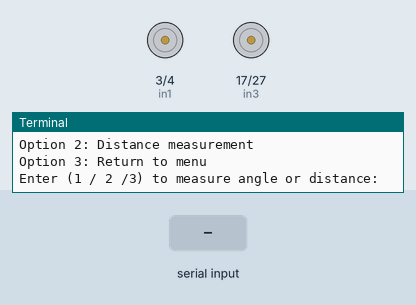
Recording of a program running on a simulated Raspberry Pi (BCM pin numbers). On the bench: motor-driver pin pairs drawn as motors (green arrow = first pin HIGH = forward, orange = second pin HIGH = backward, longer = more drive, scaled by the enable pin), the last lines printed to the terminal. Inputs (shaded band) come from the test bench.

Above: at 1.2 s.
1.3 s: "0" typed at the terminal, then Enter
2.8 s: "1" typed at the terminal, then Enter
4.3 s: "r" typed at the terminal, then Enter
5.8 s: "2" typed at the terminal, then Enter
At 5.92 s:
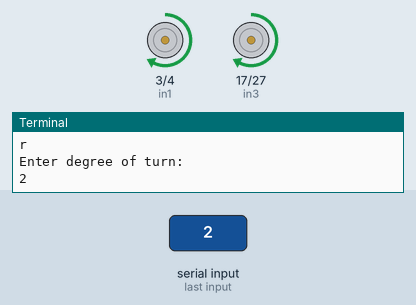
Timing chart, 0 to 8.5 s (numbered marks = the images above; inputs shaded):
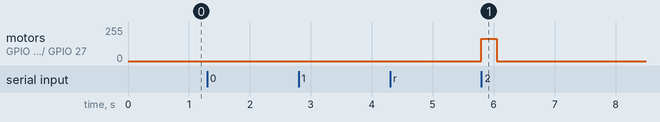

The program:

27_2_2025_ARFinal.py
```python
import RPi.GPIO as GPIO
import time
from time import sleep
import sys
import math

enA = 2
enB = 22
in1 = 3
in2 = 4
in3 = 17
in4 = 27
rotR= 5
rotL= 6

#setup
GPIO.setmode(GPIO.BCM)

#setup Motor Driver
GPIO.setup(enA,GPIO.OUT)
GPIO.setup(enB,GPIO.OUT)

GPIO.setup(in1,GPIO.OUT)
GPIO.setup(in2,GPIO.OUT)
GPIO.setup(in3,GPIO.OUT)
GPIO.setup(in4,GPIO.OUT)

GPIO.output(in1,GPIO.LOW)
GPIO.output(in2,GPIO.LOW)
GPIO.output(in3,GPIO.LOW)
GPIO.output(in4,GPIO.LOW)

RIGHT = GPIO.PWM(enA,1000) #frequency = 1000Hz
LEFT = GPIO.PWM(enB,1000)

RIGHT.start(0)
LEFT.start(0)

GPIO.setup(rotR, GPIO.IN, pull_up_down=GPIO.PUD_DOWN) #rotary
GPIO.setup(rotL, GPIO.IN, pull_up_down=GPIO.PUD_DOWN)

pulseCountL = 0
pulseCountR = 0
offCountR = 0
offCountL = 0
eqDistL = 0
eqDistR = 0
wheelCircumference = 2 * 3 * 3; # Circumference (radius = 3 cm)

def forward(speed):
    RIGHT.ChangeDutyCycle(speed)
    LEFT.ChangeDutyCycle(speed)
    GPIO.output(in1, GPIO.LOW)
    GPIO.output(in2, GPIO.HIGH)
    GPIO.output(in3, GPIO.HIGH)
    GPIO.output(in4, GPIO.LOW)

def backward(speed):
    RIGHT.ChangeDutyCycle(speed)
    LEFT.ChangeDutyCycle(speed)
    GPIO.output(in1, GPIO.HIGH)
    GPIO.output(in2, GPIO.LOW)
    GPIO.output(in3, GPIO.LOW)
    GPIO.output(in4, GPIO.HIGH)

def stop():
    RIGHT.ChangeDutyCycle(0)
    LEFT.ChangeDutyCycle(0)
    GPIO.output(in1, GPIO.LOW)
    GPIO.output(in2, GPIO.LOW)
    GPIO.output(in3, GPIO.LOW)
    GPIO.output(in4, GPIO.LOW)

# Define turning functions with PWM and time
turn_values = {
    15: (65, 0.25),
    30: (69, 0.3),
    45: (68, 0.4),
    90: (70, 0.75),
    180: (73, 1.3),
    360: (100, 1.63)
}

def right_turn(pwm, duration):
    RIGHT.ChangeDutyCycle(pwm)
    LEFT.ChangeDutyCycle(pwm)
    GPIO.output(in1, GPIO.HIGH)
    GPIO.output(in2, GPIO.LOW)
    GPIO.output(in3, GPIO.HIGH)
    GPIO.output(in4, GPIO.LOW)
    sleep(duration)
    stop()

def left_turn(pwm, duration):
    RIGHT.ChangeDutyCycle(pwm)
    LEFT.ChangeDutyCycle(pwm)
    GPIO.output(in1, GPIO.LOW)
    GPIO.output(in2, GPIO.HIGH)
    GPIO.output(in3, GPIO.LOW)
    GPIO.output(in4, GPIO.HIGH)
    sleep(duration)
    stop()

def execute_turn(degree, direction):
    available_turns = sorted(turn_values.keys(), reverse=True)
    best_combo = []
    while degree > 0:
        best_match = min(available_turns, key=lambda x: abs(x - degree))
        if best_match == 0:
            break
        best_combo.append(best_match)
        degree -= best_match
    for turn in best_combo:
        pwm, duration = turn_values[turn]
        if direction == 'r':
            right_turn(pwm, duration)
        elif direction == 'l':
            left_turn(pwm, duration)

def countPulse():
    global pulseCountR, pulseCountL, eqDistR, eqDistL, offCountR, offCountL
    onCountR = GPIO.input(rotR)
    onCountL = GPIO.input(rotL)

    if offCountR != onCountR:
        pulseCountR += 1
        eqDistR = (pulseCountR*wheelCircumference/40)
        offCountR = onCountR

    if offCountL != onCountL:
        pulseCountL += 1
        eqDistL =(pulseCountL*wheelCircumference/40)
        offCountL = onCountL


def opt2():
    global eqDistL,pulseCountL
    eqDistL = 0
    pulseCountL = 0

    dist = float(input("Enter diastance you wish to travel: ").strip())
    speed = int(input("Enter duty Cycle: ").strip())

    backward(speed)
    while eqDistL < dist:
        countPulse()
        print("Current Distance: ", eqDistL)
        time.sleep(0.1)

    stop()
    print("Target distance reached!")

def opt1():
    try:
        while True:
            direction = input("Enter Command (f/b/r/l/s/e): ").strip().lower()
            if direction in ['f', 'b']:
                speed = int(input("Enter duty Cycle: ").strip())
                if direction == 'f':
                    forward(speed)
                else:
                    backward(speed)
                sleep(2)
                stop()
            elif direction in ['r', 'l']:
                degree = int(input("Enter degree of turn: ").strip())
                execute_turn(degree, direction)
            elif direction == 's':
                stop()
                main()
            elif direction == 'e':
                GPIO.cleanup()
                break
            else:
                print("Invalid input! Use f/b/r/l/s/e")
    except KeyboardInterrupt:
        print("\nProgram interrupted. Cleaning up GPIO...")
        GPIO.cleanup()

def main():
    while True:
        print("Welcome to my world!!!")
        print("Option 1: Angle measurement")
        print("Option 2: Distance measurement")
        print("Option 3: Return to menu")

        choice = int(input("Enter (1 / 2 /3) to measure angle or distance: "))

        if choice == 1:
            opt1()
            main()
        elif choice == 2:
            opt2()
            main()
        elif choice == 3:
            GPIO.cleanup()
            print("Exiting...")
            break
        else:
            print("Invalud choice! Please enter 1,2, or 3.")

main()
```

Measured:
- after the input at 5.8 s, motor on GPIO 3 (in1) / GPIO 4 (in2), motor on GPIO 17 (in3) / GPIO 27 (in4): stopped → forward 166/255 at once, → stopped 0.25 s later
